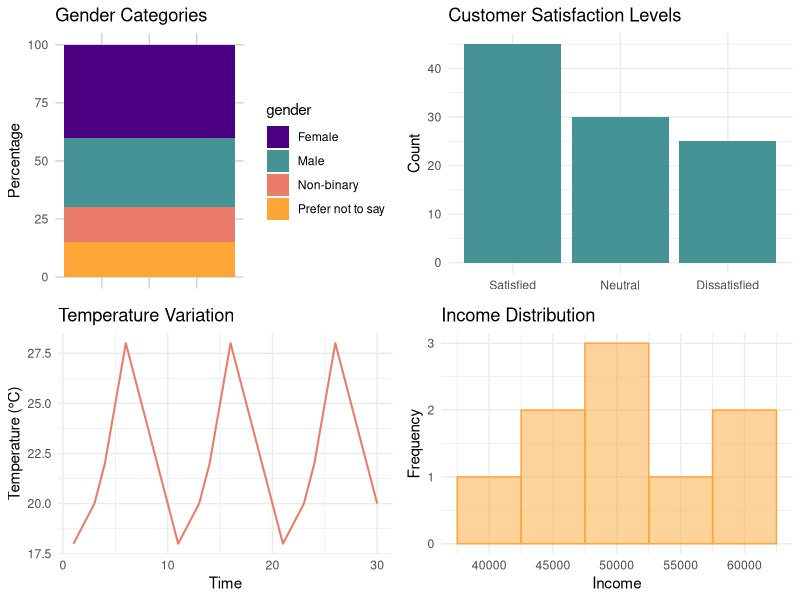

The R script that drew this image:
## ---- chunk 1
library(ggplot2)
library(gridExtra)
## ---- chunk 2
# Define the colors
my_palette <- c("#4B0082", "#459395", "#EB7C69", "#FDA638")

# Generate nominal data (gender categories and tendencies)
nominal_data <- data.frame(
  gender = c("Male", "Female", "Non-binary", "Prefer not to say"),
  tendency = c(30, 40, 15, 15)
)

# Stacked bar chart showing proportions for nominal data
plot1 <- ggplot(nominal_data, aes(fill = gender, y = tendency, x = 1)) +
  geom_bar(stat = "identity") +
  labs(title = "Gender Categories", x = NULL, y = "Percentage") +
  scale_fill_manual(values = my_palette) +
  theme(axis.text.x = element_blank(), 
        axis.ticks = element_blank(), # Remove axis ticks
        panel.grid.major = element_line(color = "lightgrey"),
        panel.background = element_rect(fill = "white"))   

# Generate ordinary data (customer satisfaction)
ordinal_data <- data.frame(
  satisfaction_level = c("Satisfied", "Neutral", "Dissatisfied"),
  count = c(45, 30, 25)
)

# Ordered bar graph for customer satisfaction data
plot2 <- ggplot(ordinal_data, aes(x = reorder(satisfaction_level, -count), y = count)) +
  geom_bar(stat = "identity", fill = my_palette[2]) +
  labs(title = "Customer Satisfaction Levels", x = NULL, y = "Count") +
  theme_minimal()

# Generate interval data (temperature)
interval_data <- data.frame(
  time = 1:30,
  temperature = c(18, 19, 20, 22, 25, 28, 26, 24, 22, 20)
)

# Line chart for temperature data
plot3 <- ggplot(interval_data, aes(x = time, y = temperature)) +
  geom_line(linewidth = 0.7, color = my_palette[3]) +
  labs(title = "Temperature Variation", x = "Time", y = "Temperature (°C)") +
  theme_minimal()

# Generate data for income distribution across a population
income_data <- data.frame(
  income = c(40000, 45000, 45000, 50000, 50000, 50000, 55000, 60000, 60000)
)

# Create a histogram for income distribution
plot4 <-ggplot(income_data, aes(x = income)) +
  geom_histogram(binwidth = 5000, fill = my_palette[4], color = my_palette[4], alpha = 0.5) +
  labs(title = "Income Distribution", x = "Income", y = "Frequency") +
  theme_minimal()

# Arrange plots in a 2x2 grid
grid.arrange(plot1, plot2, plot3, plot4, ncol = 2)
